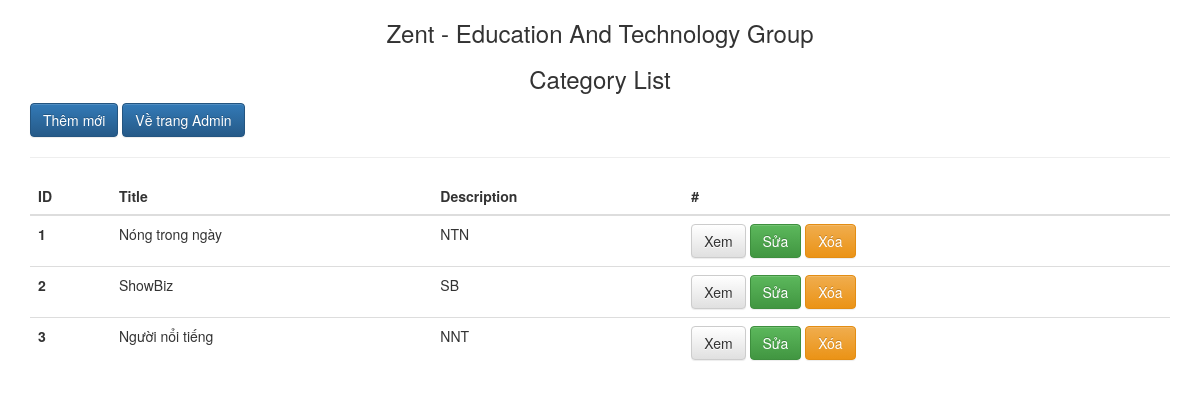
Before: /Admin/Category/categories.php (signed in) with the older database file.
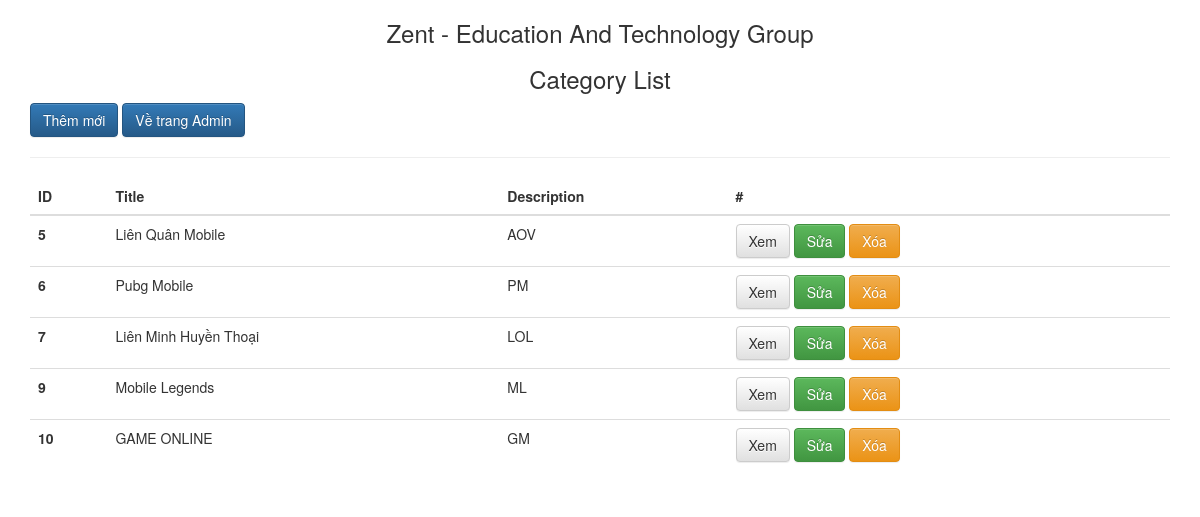
After: the same page with the newer database file.
### tables this page shows
CREATE TABLE `categories`  (
  `id` int(11) NOT NULL AUTO_INCREMENT,
  `tible` varchar(255) NULL DEFAULT NULL,
  `descripition` text NULL,
  PRIMARY KEY (`id`) USING BTREE
);

### Admin/Category/categories.php (the view, shortened to what this page needs)
<?php
	require_once('../../connection.php');
	$query_post=  "SELECT * from categories";
	$result_post = $conn->query($query_post);
	$categorie_post = array();
	while($row = $result_post->fetch_assoc()){
		$categorie_post[] = $row;
	}
?>
<!DOCTYPE html>
<html>
<head>
    <link rel="stylesheet" href="http://netdna.bootstrapcdn.com/bootstrap/3.1.1/css/bootstrap.min.css">
    <link rel="stylesheet" href="http://netdna.bootstrapcdn.com/bootstrap/3.1.1/css/bootstrap-theme.min.css">
</head>
<body>
    <div class="container">
    <h3 align="center">Zent - Education And Technology Group</h3>
    <h3 align="center">Category List</h3>
    <a href="category_add.php" type="button" class="btn btn-primary">Thêm mới</a>
    <a href="../Login/index.php" type="button" class="btn btn-primary">Về trang Admin</a>
    <hr>
    <table class="table">
      <thead>
        <tr>
          <th scope="col">ID</th>
          <th scope="col">Title</th>
          <th scope="col">Description</th>
          <th scope="col">#</th>
        </tr>
      </thead>
      <tbody>
      <?php  foreach ($categorie_post as $status) { ?>
        <tr>
          <th scope="row"><?= $status['id']?></th>
          <td><?=  $status['tible']?></td>
          <td><?= $status['descripition']?></td>
          <td>
            <a href="category_detail.php?id=<?=$status['id']?>" type="button" class="btn btn-default">Xem</a>
            <a href="category_edit.php?id=<?=$status['id']?>" type="button" class="btn btn-success">Sửa</a>
            <a href="category_delete.php?id=<?=$status['id']?>"  onclick="return confirm('Bạn có thật sự muốn xóa ?');" type="button" class="btn btn-warning">Xóa</a>
          </td>
        </tr>
        <?php } ?>
      </tbody>
    </table>
    </div>
</body>
</html>

Changed rows visible on the page:
removed categories: id "1", tible "Nóng trong ngày", descripition "NTN"
removed categories: id "2", tible "ShowBiz", descripition "SB"
removed categories: id "3", tible "Người nổi tiếng", descripition "NNT"
added categories: id "5", tible "Liên Quân Mobile", descripition "AOV"
added categories: id "6", tible "Pubg Mobile", descripition "PM"
added categories: id "7", tible "Liên Minh Huyền Thoại", descripition "LOL"
added categories: id "9", tible "Mobile Legends", descripition "ML"
added categories: id "10", tible "GAME ONLINE", descripition "GM"
